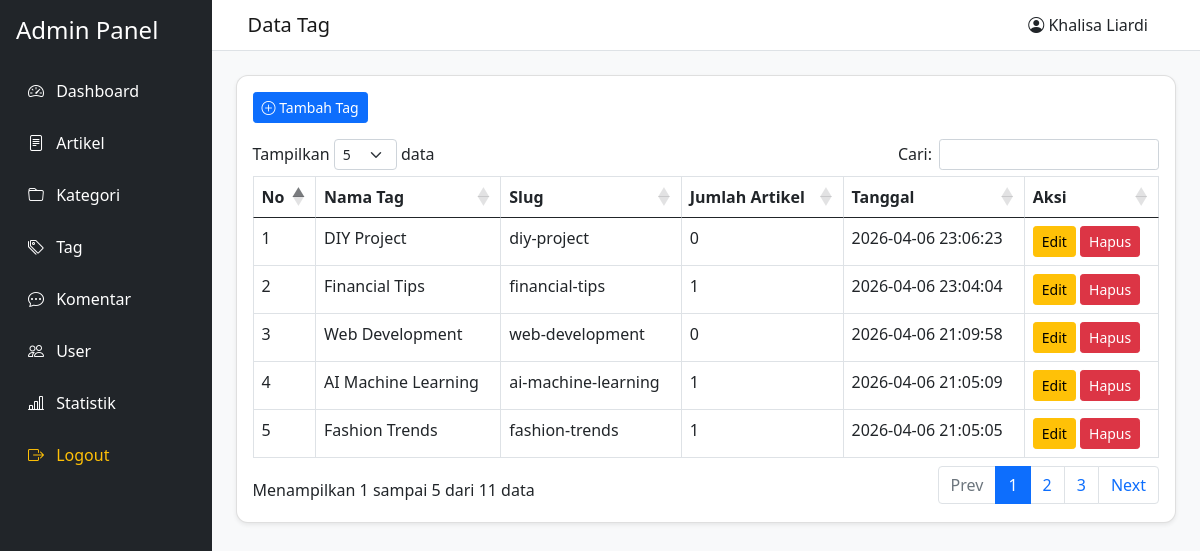
Page /admin/tag/index.php (signed in) on the committed database.
### tables this page shows
CREATE TABLE `tags` (
  `id` int(11) NOT NULL,
  `nama_tag` varchar(100) DEFAULT NULL,
  `slug` varchar(150) DEFAULT NULL,
  `created_at` timestamp NOT NULL DEFAULT current_timestamp()
);

### admin/tag/index.php (the view, shortened to what this page needs)
<?php
include '../../config/koneksi.php';
$data = mysqli_query($conn, "
    SELECT tags.*, COUNT(article_tags.tag_id) as jumlah_artikel
    FROM tags
    LEFT JOIN article_tags ON tags.id = article_tags.tag_id
    GROUP BY tags.id
    ORDER BY tags.id DESC
");
include '../../templates/admin_header.php';
include '../../templates/admin_sidebar.php';
include '../../templates/admin_topbar.php';
?>
<div class="card shadow-sm">
    <div class="card-body">
        <a href="tambah.php" class="btn btn-primary btn-sm mb-3">
            <i class="bi bi-plus-circle"></i> Tambah Tag
        </a>
        <table class="table table-bordered datatable">
            <thead>
                <tr>
                    <th>No</th>
                    <th>Nama Tag</th>
                    <th>Slug</th>
                    <th>Jumlah Artikel</th>
                    <th>Tanggal</th>
                    <th>Aksi</th>
                </tr>
            </thead>
            <tbody>
                <?php $no = 1; while($row = mysqli_fetch_assoc($data)) : ?>
                <tr>
                    <td><?= $no++; ?></td>
                    <td><?= htmlspecialchars($row['nama_tag']); ?></td>
                    <td><?= htmlspecialchars($row['slug']); ?></td>
                    <td><?= $row['jumlah_artikel']; ?></td>
                    <td><?= htmlspecialchars($row['created_at']); ?></td>
                    <td>
                        <a href="edit.php?id=<?= $row['id']; ?>" class="btn btn-warning btn-sm">Edit</a>
                        <a href="hapus.php?id=<?= $row['id']; ?>" class="btn btn-danger btn-sm" onclick="return confirm('Yakin hapus tag?')">Hapus</a>
                    </td>
                </tr>
                <?php endwhile; ?>
            </tbody>
        </table>
    </div>
</div>
<?php include '../../templates/admin_footer.php'; ?>

### assets/css/style.css (style rules this page uses)
body { background-color: #f8f9fa; }
.card { border-radius: 12px; }
.table { background-color: white; }

### rows in the picture
tags: nama_tag "DIY Project", slug "diy-project", jumlah_artikel "0", created_at "2026-04-06 23:06:23"
tags: nama_tag "Financial Tips", slug "financial-tips", jumlah_artikel "1", created_at "2026-04-06 23:04:04"
tags: nama_tag "Web Development", slug "web-development", jumlah_artikel "0", created_at "2026-04-06 21:09:58"
tags: nama_tag "AI Machine Learning", slug "ai-machine-learning", jumlah_artikel "1", created_at "2026-04-06 21:05:09"
tags: nama_tag "Fashion Trends", slug "fashion-trends", jumlah_artikel "1", created_at "2026-04-06 21:05:05"

### other values in the picture
$pageTitle "Data Tag"
$_SESSION['nama'] "Khalisa Liardi"
